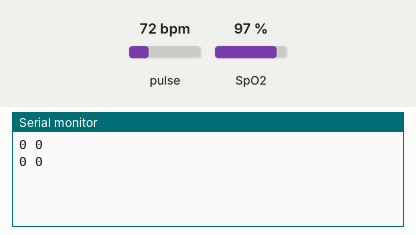
Recording of a sketch running on a simulated Arduino Uno, built with avr-gcc and run on an emulated ATmega328P. Shown: the last lines printed to the serial monitor. Inputs (shaded band) come from the test bench; at power-on: pulse 72 bpm, SpO2 97 %.

Above: at 1.2 s.
1.3 s: pulse set to 42 bpm
At 1.9 s:
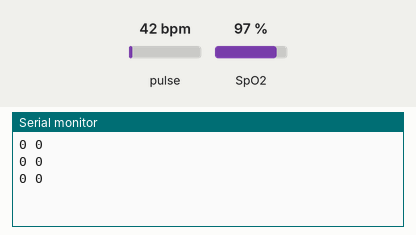
2.8 s: SpO2 set to 80 %
At 4.2 s:
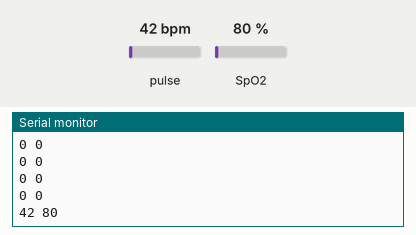
4.3 s: pulse set to 70 bpm
At 4.9 s:
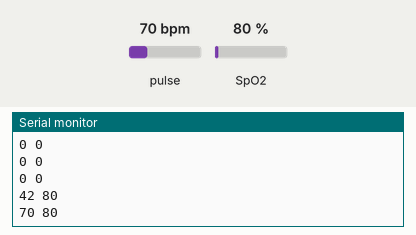
Timing chart, 0 to 7.3 s (numbered marks = the images above; inputs shaded):
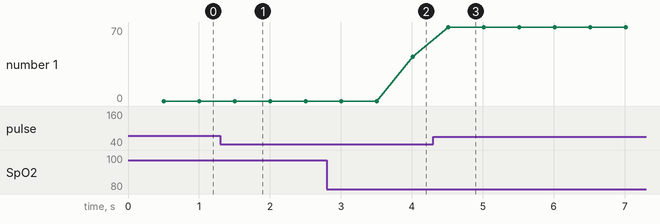

The sketch:

max30100.ino
```cpp
#include <Wire.h>
#include "MAX30100_PulseOximeter.h"

// Time interval for each read
#define REPORTING_PERIOD_MS     500

// INITIALIZE VARS
PulseOximeter pox;
uint32_t tsLastReport = 0;
char strBuf[50];

void setup() {
  // Sets the baudrate for the serial communication
  // This must be same with the RPi
  Serial.begin(115200);

  // Initialize the PulseOximeter instance
  // Failures are generally due to an improper I2C wiringwh, missing power supply
  // or wrong target chip
  if (!pox.begin()) {
    Serial.println("FAILED");
    for (;;);
  }
  pox.setIRLedCurrent(MAX30100_LED_CURR_7_6MA);
}


void loop() {
  // Make sure to call pox.update as fast as possible
  pox.update();

  // Read only after the time interval since the last reading
  if (millis() - tsLastReport > REPORTING_PERIOD_MS) {

    // Get the measurements of MAX30100
    int pulse = pox.getHeartRate();
    int spo2 = pox.getSpO2();

    // Sent the data to do the Serial port
    // Values will be read by the RPi
    sprintf(strBuf, "%d %d", pulse, spo2);
    Serial.println(strBuf);

    // Update report timestamp
    tsLastReport = millis();
  }
}
```

Measured:
- after the input at 2.8 s, the serial monitor: prints a new line after 1.2 s (image 2)
- after the input at 4.3 s, the serial monitor: prints a new line after 0.21 s (image 3)
- plotted number 1: 42 → 70 after the input at 4.3 s
